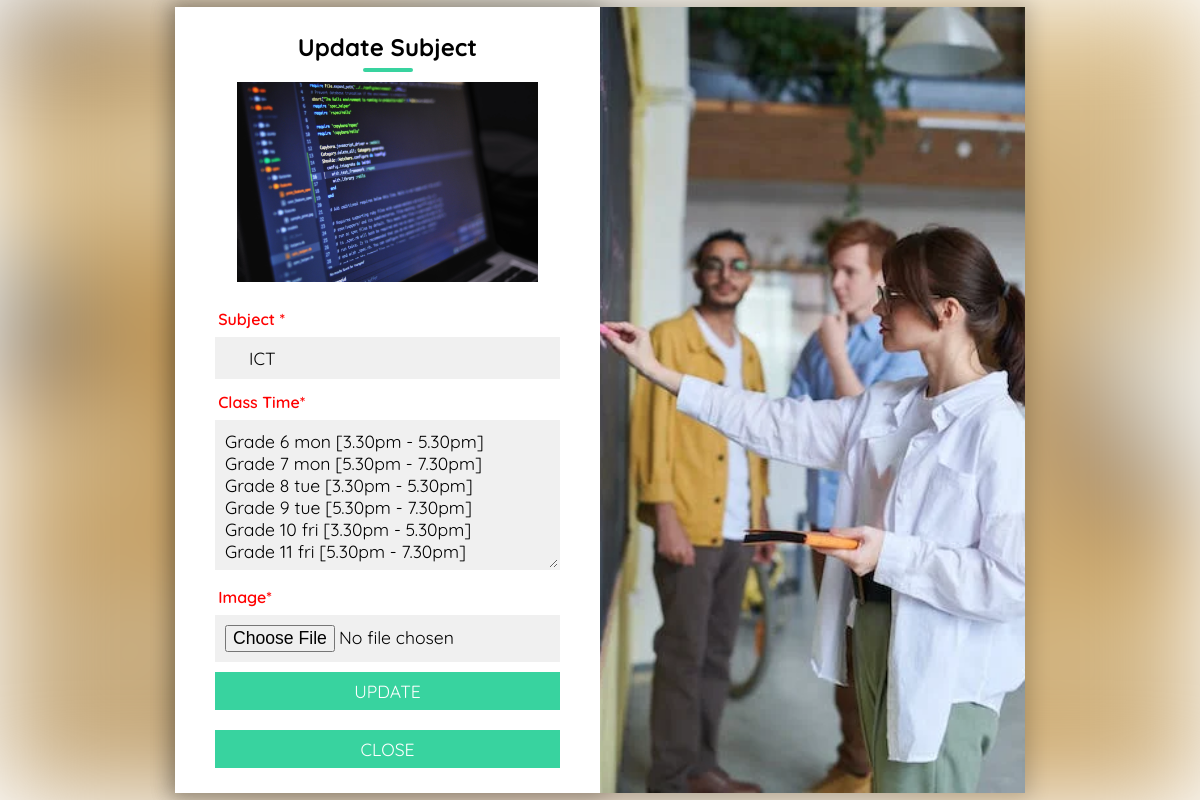
Screenshot of /admin/subjectEdit.php?edit=12 with the database file from the repository.
### tables this page shows
CREATE TABLE `subject` (
  `sub_id` int(11) NOT NULL,
  `subject` varchar(50) NOT NULL,
  `description` varchar(300) NOT NULL,
  `image` varchar(50) NOT NULL
);

### admin/subjectEdit.php (the view, shortened to what this page needs)
<!DOCTYPE html>
<html>
<head>
	<link rel="stylesheet" type="text/css" href="formStyle.css">
</head>
<body>
	<div class="container">
    <?php
    require 'admin.php';
    if(isset($_GET['edit'])){
        $edit_id = $_GET['edit'];
        $edit_query = mysqli_query($conn, "SELECT * FROM `subject` WHERE sub_id = '$edit_id' ") or die('query failed');
        while($row=mysqli_fetch_assoc($edit_query)){?>
		<div class="contact-box">
			<div class="right">
				<h2>Update Subject</h2>
				<form action="" method="POST" enctype="multipart/form-data">
                <img src="../upload_files/<?php echo $row['image']; ?>" height="200" alt=""> <br><br>
                       <p>Subject <span>*</span></p>
						 <input type="text" name="updatename" maxlength="100" required value="<?php echo $row['subject']?>" class="field">
						 <p>Class Time<span>*</span></p>
						 <textarea class="field"required name="updatedescription"><?php echo $row['description']?></textarea>
		                 <p>Image<span>*</span></p>
                         <input type="file" name="updateimage" accept="image/png, image/jpg, image/jpeg" placeholder="upload image" class="field" required>
				<?php      } }
                   ?>
				<input type="submit" value="UPDATE" class="btn" name="update">
			</form> <br>
			<a href="editSubject.php"><input type="submit" value="CLOSE" class="btn"> </a>
			</div>
			<div class="left">
			</div>
		</div>
	</div>
</body>
</html>

### admin/formStyle.css (style rules this page uses)
* { padding: 0; margin: 0; box-sizing: border-box; font-family: 'Quicksand', sans-serif; }
body { height: 100vh; width: 100%; }
.container { position: relative; width: 100%; height: 100%; display: flex; justify-content: center; align-items: center; padding: 20px 100px; }
.container:after { content: ''; position: absolute; width: 100%; height: 100%; left: 0; top: 0; background: url("img/online.jpeg") no-repeat center; background-size: cover; filter: blur(50px); z-index: -1; }
.contact-box { max-width: 850px; display: grid; grid-template-columns: repeat(2, 1fr); justify-content: center; align-items: center; text-align: center; background-color: #fff; box-shadow: 0px 0px 19px 5px rgba(0,0,0,0.19); }
.right { box-shadow: 0px 0px 19px 5px rgba(0,0,0,0.19); height: 100%; padding: 25px 40px; }
.left { background: url("img/photo.webp") no-repeat center; background-size: cover; height: 100%; }
h2 { position: relative; padding: 0 0 10px; margin-bottom: 10px; }
h2:after { content: ''; position: absolute; left: 50%; bottom: 0; transform: translateX(-50%); height: 4px; width: 50px; border-radius: 2px; background-color: #38d39f; }
p { margin-bottom: 0.3rem; border-radius: .5rem; padding: 0.2rem; color: red; font-weight: 600; font-size: 1rem; text-align: left; text-transform: capitalize; }
.field { width: 100%; border: 2px solid rgba(0, 0, 0, 0); outline: none; background-color: rgba(230, 230, 230, 0.6); padding: 0.5rem 0.5rem; font-size: 1.1rem; margin-bottom: 10px; transition: .3s; }
textarea { min-height: 150px; }
.btn { width: 100%; padding: 0.5rem 1rem; background-color: #38d39f; color: #fff; font-size: 1.1rem; border: none; outline: none; cursor: pointer; transition: .3s; }

### rows the page displays
subject: image (picture), updatename "ICT", updatedescription "Grade 6 mon [3.30pm - 5.30pm] Grade 7 mon [5.30pm - 7.30pm] Grade 8 tue [3.30pm - 5.30pm] Grade 9 tue [5.30pm - 7.30pm] Grade 10 fri [3.30pm - 5.30pm] Grade 11 fri [5.30pm - 7.30pm]"
